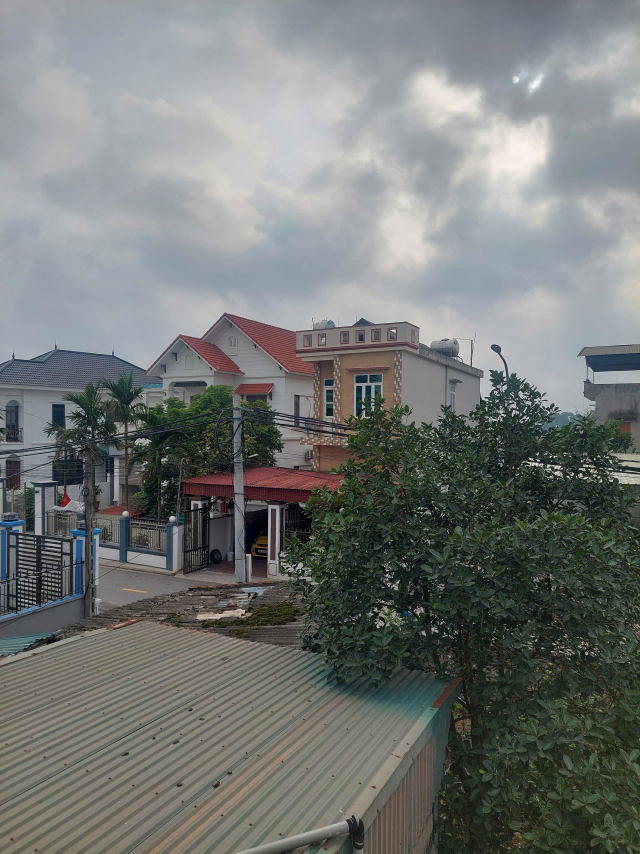
#> input picture Midterm/data/input/part_c/im1.jpg, 1920 x 2560 px, found by its file name (shown at 1/3 size)
$ python stiching.py
#> lines starting #> are read from the running program, lines starting #| are printed output that depends on the picture

import cv2
import numpy as np
import matplotlib.pyplot as plt

# Step 1: Load and resize images
def load_images(max_size=1000):
    """Load, resize, and validate four overlapping images."""
#> called with max_size = 1000
    paths = [
        r'D:\University\Computer_vision\CV\Computer_vision_assigment\Midterm\data\input\part_c\im1.jpg',
        r'D:\University\Computer_vision\CV\Computer_vision_assigment\Midterm\data\input\part_c\im2.jpg',
        r'D:\University\Computer_vision\CV\Computer_vision_assigment\Midterm\data\input\part_c\im3.jpg',
        r'D:\University\Computer_vision\CV\Computer_vision_assigment\Midterm\data\input\part_c\im4.jpg'
    ]
    images = []
    for path in paths:
        img = cv2.imread(path)
#> img is the input picture: shape (2560, 1920, 3); mean B, G, R 117.2, 119.6, 116
        if img is None:
            raise ValueError(f"Failed to load image: {path}")
        # Resize image to keep max dimension <= max_size
        h, w = img.shape[:2]
#> h = 2560; w = 1920
        scale = min(max_size / w, max_size / h, 1.0)
#> scale = 0.391
        if scale < 1.0:
            img = cv2.resize(img, None, fx=scale, fy=scale, interpolation=cv2.INTER_AREA)
#> img: shape (1000, 750, 3)
        images.append(img)
#> pass 2 of the loop in load_images, `for path in paths:`:
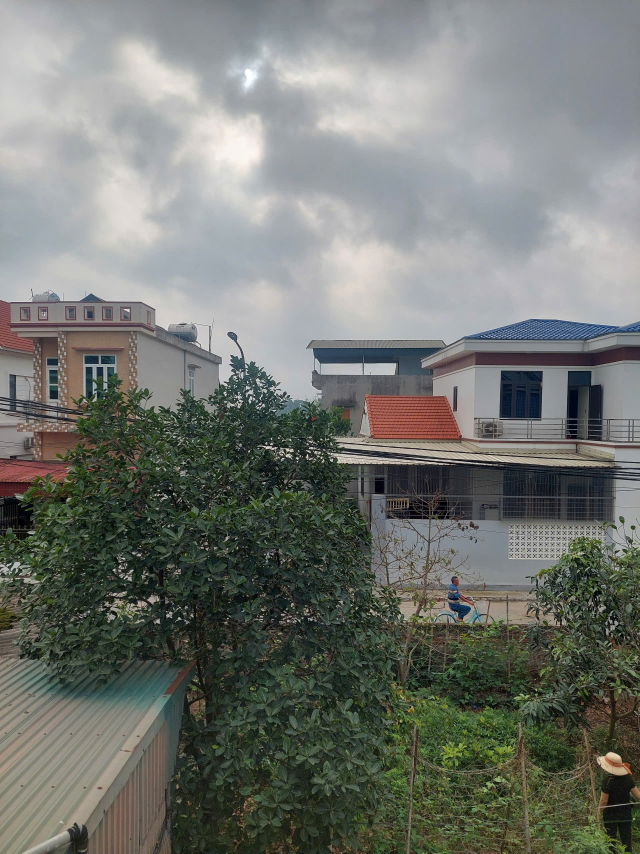
#> input picture Midterm/data/input/part_c/im2.jpg, 1920 x 2560 px, found by its file name (shown at 1/3 size)
#> in load_images, img is the input picture: shape (2560, 1920, 3); mean B, G, R 113.3, 119, 115.7
#> in load_images, `img = cv2.resize(img, None, fx=scale, fy=scale, interpolation=cv2.INTE..`:
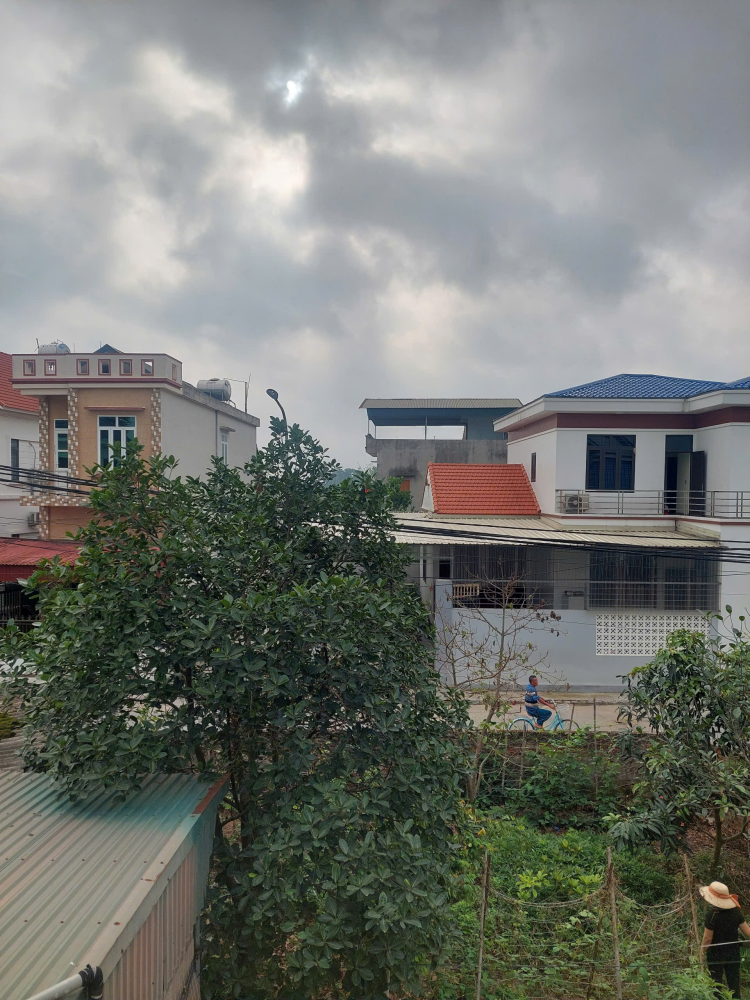
#> img: shape (1000, 750, 3); mean B, G, R 113.3, 119, 115.7
#> pass 3 of the loop in load_images, `for path in paths:`:
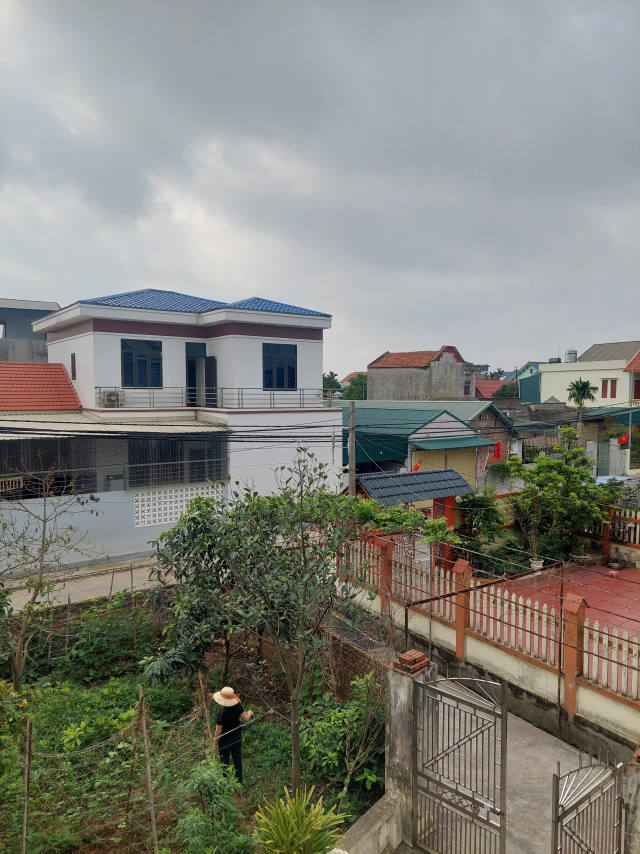
#> input picture Midterm/data/input/part_c/im3.jpg, 1920 x 2560 px, found by its file name (shown at 1/3 size)
#> in load_images, img is the input picture: shape (2560, 1920, 3); mean B, G, R 121.3, 129.1, 128.3
#> in load_images, `img = cv2.resize(img, None, fx=scale, fy=scale, interpolation=cv2.INTE..`:
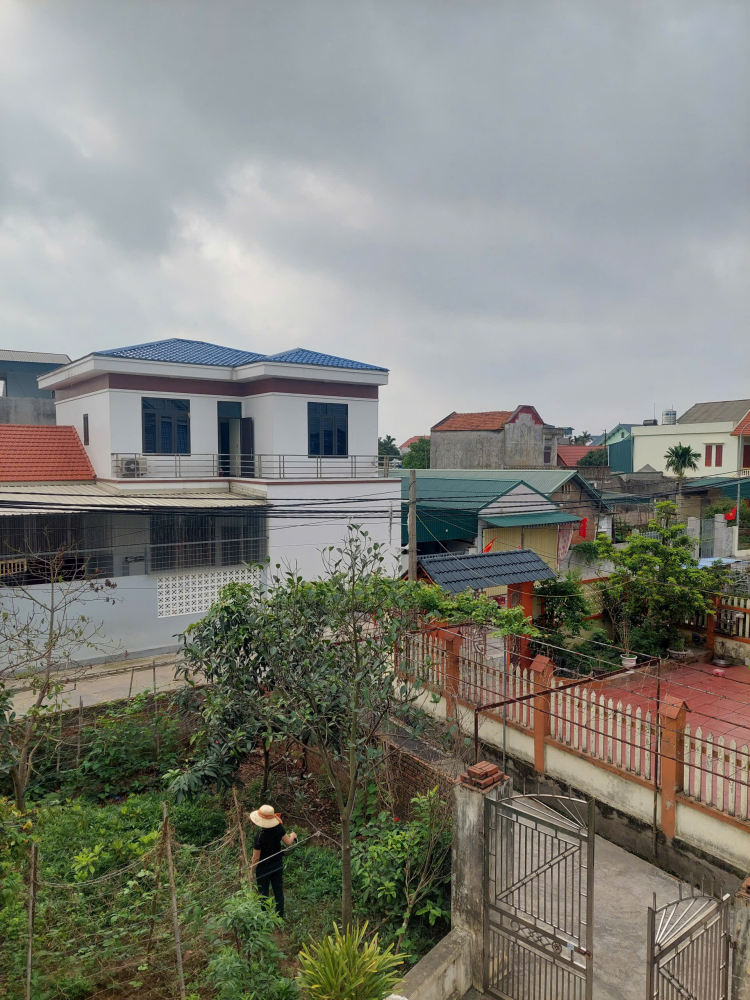
#> img: shape (1000, 750, 3); mean B, G, R 121.3, 129.1, 128.3
#> the loop made 4 passes; the first 3 are shown
    gray_images = [cv2.cvtColor(img, cv2.COLOR_BGR2GRAY) for img in images]
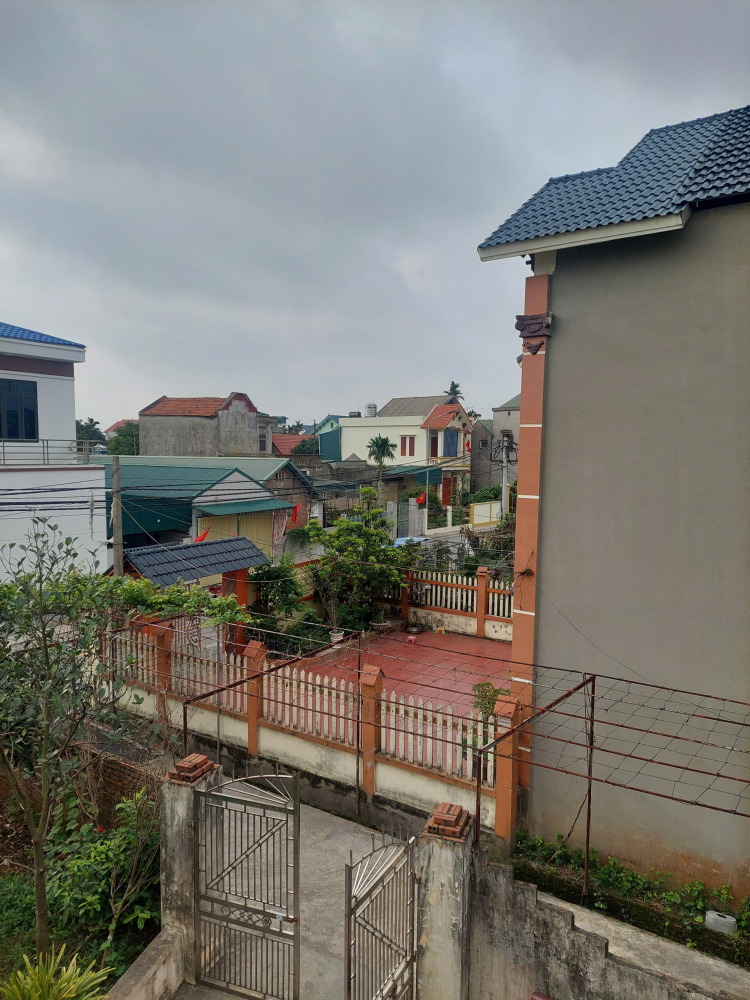
#> img: shape (1000, 750, 3); mean B, G, R 115.7, 122, 123.3

    # Visualize input images
    plt.figure(figsize=(12, 6))
    for i, img in enumerate(images, 1):
        plt.subplot(2, 2, i)
        plt.imshow(cv2.cvtColor(img, cv2.COLOR_BGR2RGB))
        plt.title(f'Image {i}')
        plt.axis('off')
    plt.suptitle('Input Images')
    plt.tight_layout()
    plt.savefig('input_images.png')
    plt.show()

    return images, gray_images

# Step 2: SIFT feature detection
def detect_sift_features(gray_images, contrast_threshold=0.04, edge_threshold=10):
    """Detect SIFT keypoints and descriptors."""
#> called with contrast_threshold = 0.04, edge_threshold = 10
    sift = cv2.SIFT_create(contrastThreshold=contrast_threshold, edgeThreshold=edge_threshold)
    keypoints_list, descriptors_list, keypoints_images = [], [], []
    for i, gray_img in enumerate(gray_images):
        keypoints, descriptors = sift.detectAndCompute(gray_img, None)
        keypoints_list.append(keypoints)
        descriptors_list.append(descriptors)
        keypoint_img = cv2.drawKeypoints(
            gray_img, keypoints, None, flags=cv2.DRAW_MATCHES_FLAGS_DRAW_RICH_KEYPOINTS
        )
        keypoints_images.append(keypoint_img)
        print(f"Image {i+1}: Detected {len(keypoints)} keypoints")
#> this loop made 4 passes
#> pass 3, in detect_sift_features, `keypoint_img = cv2.drawKeypoints( gray_img, keypoints, None, flags=cv2..`:
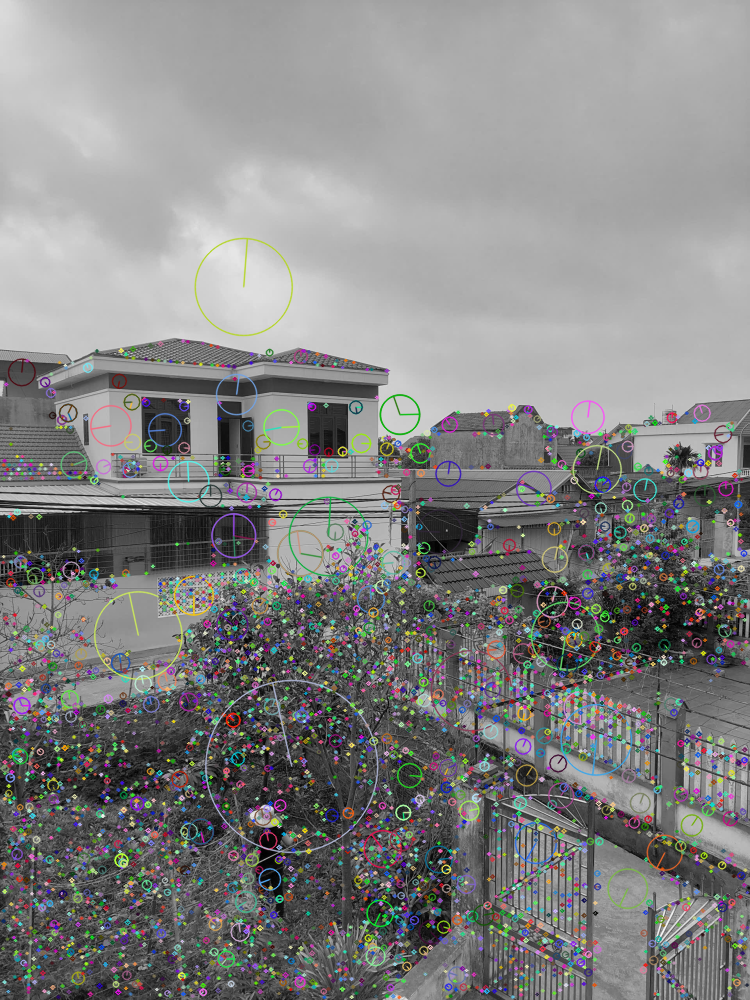
#> keypoint_img: shape (1000, 750, 3); mean of channels 0, 1, 2 131.1, 131.3, 131.2; drawn as B, G, R

    # Visualize keypoints
    plt.figure(figsize=(12, 6))
    for i, img in enumerate(keypoints_images, 1):
        plt.subplot(2, 2, i)
        plt.imshow(img, cmap='gray')
        plt.title(f'Image {i} Keypoints')
        plt.axis('off')
    plt.suptitle('SIFT Keypoints')
    plt.tight_layout()
    plt.savefig('sift_keypoints.png')
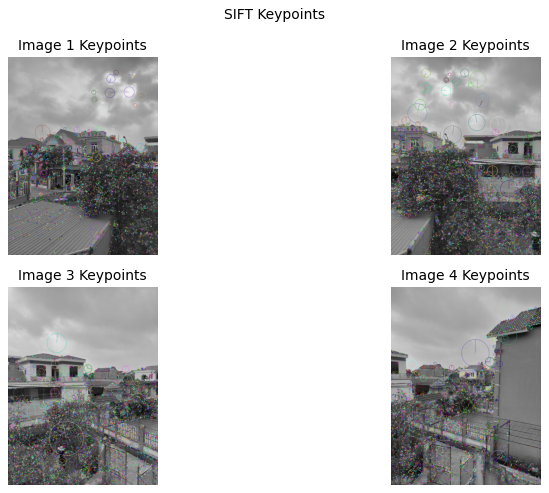
#> figure drawn by matplotlib, 4 panels
    plt.show()

    return keypoints_list, descriptors_list

# Step 3: Feature matching
def match_features(keypoints_list, descriptors_list, ratio_threshold=0.75):
    """Match SIFT keypoints between consecutive image pairs."""
#> called with ratio_threshold = 0.75
    matcher = cv2.BFMatcher(cv2.NORM_L2, crossCheck=False)
    matches_list = []
    for i in range(len(descriptors_list) - 1):
        matches = matcher.knnMatch(descriptors_list[i], descriptors_list[i + 1], k=2)
        good_matches = [m for m, n in matches if m.distance < ratio_threshold * n.distance]
        matches_list.append(good_matches)
        print(f"Image {i+1} to Image {i+2}: {len(good_matches)} good matches")

    # Visualize matches
    plt.figure(figsize=(15, 10))
    for i in range(len(matches_list)):
        match_img = cv2.drawMatches(
            images[i], keypoints_list[i],
            images[i + 1], keypoints_list[i + 1],
            matches_list[i], None,
            flags=cv2.DrawMatchesFlags_NOT_DRAW_SINGLE_POINTS
        )
        plt.subplot(len(matches_list), 1, i + 1)
        plt.imshow(cv2.cvtColor(match_img, cv2.COLOR_BGR2RGB))
        plt.title(f'Matches: Image {i+1} to Image {i+2}')
        plt.axis('off')
    plt.tight_layout()
    plt.savefig('matched_keypoints.png')
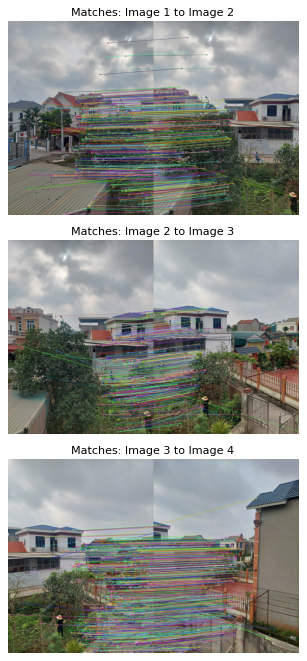
#> figure drawn by matplotlib, 3 panels
    plt.show()

    return matches_list

# Step 4: Homography estimation
def estimate_homography(keypoints_list, matches_list, ransac_reproj_threshold=5.0):
    """Estimate homography matrices between consecutive image pairs."""
#> called with ransac_reproj_threshold = 5
    homographies = []
    inlier_masks = []
    for i, matches in enumerate(matches_list):
        src_pts = np.float32([keypoints_list[i][m.queryIdx].pt for m in matches]).reshape(-1, 1, 2)
        dst_pts = np.float32([keypoints_list[i + 1][m.trainIdx].pt for m in matches]).reshape(-1, 1, 2)
        H, mask = cv2.findHomography(src_pts, dst_pts, cv2.RANSAC, ransac_reproj_threshold)
        if H is None:
            print(f"Image {i+1} to Image {i+2}: Homography estimation failed.")
            homographies.append(None)
            inlier_masks.append(None)
        else:
            inliers = np.sum(mask)
            print(f"Image {i+1} to Image {i+2}: {inliers} inliers out of {len(matches)} matches")
            homographies.append(H)
            inlier_masks.append(mask.ravel().tolist())

    # Visualize inlier matches
    plt.figure(figsize=(15, 10))
    for i in range(len(matches_list)):
        inlier_matches = [m for j, m in enumerate(matches_list[i]) if inlier_masks[i] and inlier_masks[i][j]]
        match_img = cv2.drawMatches(
            images[i], keypoints_list[i],
            images[i + 1], keypoints_list[i + 1],
            inlier_matches, None,
            matchColor=(0, 255, 0),
            singlePointColor=None,
            flags=cv2.DrawMatchesFlags_NOT_DRAW_SINGLE_POINTS
        )
        plt.subplot(len(matches_list), 1, i + 1)
        plt.imshow(cv2.cvtColor(match_img, cv2.COLOR_BGR2RGB))
        plt.title(f'Inlier Matches: Image {i+1} to Image {i+2}')
        plt.axis('off')
#> this loop made 3 passes
#> pass 1, in estimate_homography, `match_img = cv2.drawMatches( images[i], keypoints_list[i], images[i + ..`:
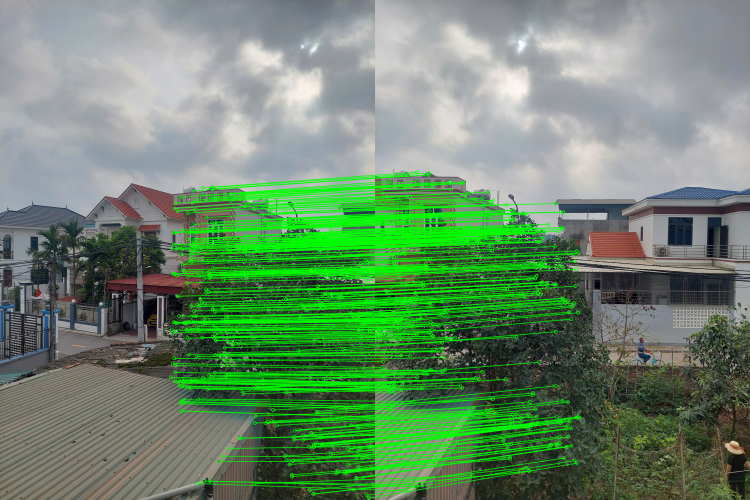
#> match_img: shape (1000, 1500, 3) (shown at 1/2 size); mean of channels 0, 1, 2 106.7, 138.5, 107; drawn as B, G, R
#> pass 3, in estimate_homography, `match_img = cv2.drawMatches( images[i], keypoints_list[i], images[i + ..`:
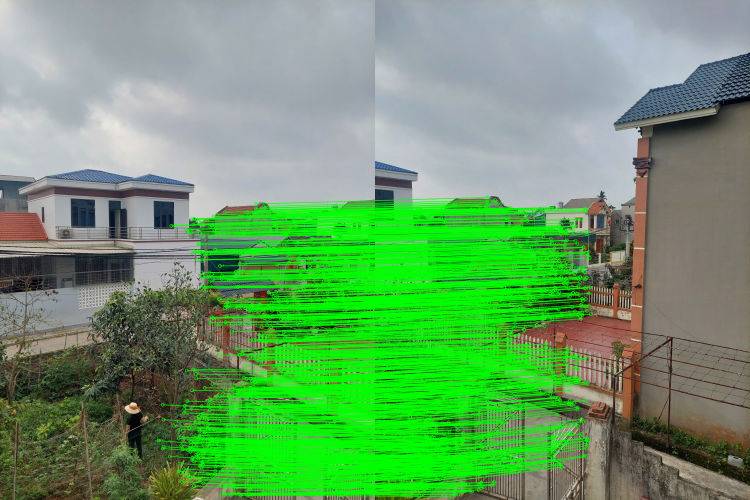
#> match_img: shape (1000, 1500, 3) (shown at 1/2 size); mean of channels 0, 1, 2 103.3, 157.2, 106.5; drawn as B, G, R
    plt.tight_layout()
    plt.savefig('inlier_matches.png')
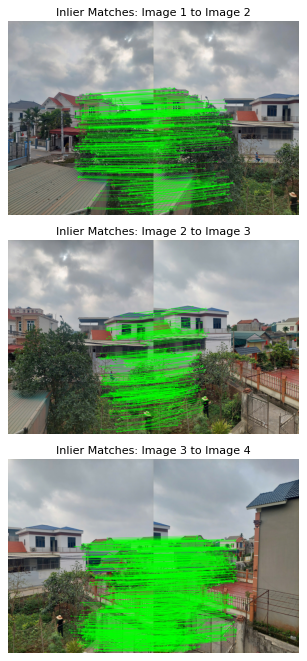
#> figure drawn by matplotlib, 3 panels
    plt.show()

    return homographies, inlier_masks

# Step 5: Warping and blending
def warp_and_blend_images(images, homographies, reference_idx=1, max_canvas_size=10000):
    """Warp images using homographies and blend them into a panorama with canvas size limit."""
#> called with reference_idx = 1, max_canvas_size = 10000
    h, w = images[reference_idx].shape[:2]
#> h = 1000; w = 750
    corners = []
    for i in range(len(images)):
        H = np.eye(3)
        if i < reference_idx:
            for j in range(i, reference_idx):
                H = np.dot(homographies[j], H)
        elif i > reference_idx:
            for j in range(reference_idx, i):
                H = np.dot(np.linalg.inv(homographies[j]), H)
        corners_i = np.float32([[0, 0], [0, h], [w, h], [w, 0]]).reshape(-1, 1, 2)
        warped_corners = cv2.perspectiveTransform(corners_i, H)
        corners.append(warped_corners)

    # Compute canvas size with limits
    all_corners = np.concatenate(corners, axis=0)
    x_min, y_min = np.int32(all_corners.min(axis=0).ravel())
    x_max, y_max = np.int32(all_corners.max(axis=0).ravel())
    panorama_width = min(x_max - x_min, max_canvas_size)
    panorama_height = min(y_max - y_min, max_canvas_size)

    # Adjust translation to fit within canvas
    translation = np.array([[1, 0, -x_min], [0, 1, -y_min], [0, 0, 1]], dtype=np.float32)

    # Scale homographies if canvas exceeds max size
    scale = min(max_canvas_size / panorama_width, max_canvas_size / panorama_height, 1.0)
    if scale < 1.0:
        scale_matrix = np.array([[scale, 0, 0], [0, scale, 0], [0, 0, 1]], dtype=np.float32)
        translation = np.dot(scale_matrix, translation)
        panorama_width = int(panorama_width * scale)
        panorama_height = int(panorama_height * scale)

    # Warp images
    warped_images = []
    for i in range(len(images)):
        H = np.eye(3)
        if i < reference_idx:
            for j in range(i, reference_idx):
                H = np.dot(homographies[j], H)
        elif i > reference_idx:
            for j in range(reference_idx, i):
                H = np.dot(np.linalg.inv(homographies[j]), H)
        H = np.dot(translation, H)
        warped_img = cv2.warpPerspective(
            images[i], H, (panorama_width, panorama_height), flags=cv2.INTER_LINEAR
        )
        warped_images.append(warped_img)

    # Blend images
    panorama = np.zeros((panorama_height, panorama_width, 3), dtype=np.float32)
    weight_sum = np.zeros((panorama_height, panorama_width), dtype=np.float32)
    for i, warped_img in enumerate(warped_images):
        mask = np.any(warped_img > 0, axis=2).astype(np.float32)
        panorama += warped_img * mask[:, :, np.newaxis]
        weight_sum += mask
    weight_sum[weight_sum == 0] = 1
    panorama /= weight_sum[:, :, np.newaxis]
    panorama = np.clip(panorama, 0, 255).astype(np.uint8)

    # Visualize and export panorama
    plt.figure(figsize=(12, 6))
    plt.imshow(cv2.cvtColor(panorama, cv2.COLOR_BGR2RGB))
    plt.title('Final Panorama')
    plt.axis('off')
    plt.tight_layout()
    plt.savefig('panorama.png')
    plt.show()

    return panorama

# Main execution
try:
    # Load and resize images
    images, gray_images = load_images(max_size=1000)

    # SIFT feature detection
    keypoints_list, descriptors_list = detect_sift_features(gray_images)

    # Feature matching
    matches_list = match_features(keypoints_list, descriptors_list)

    # Homography estimation
    homographies, inlier_masks = estimate_homography(keypoints_list, matches_list)

    # Warping and blending
    panorama = warp_and_blend_images(images, homographies)

    print("All outputs generated successfully. Check saved PNG files for report.")
except Exception as e:
    print(f"Error: {str(e)}")
